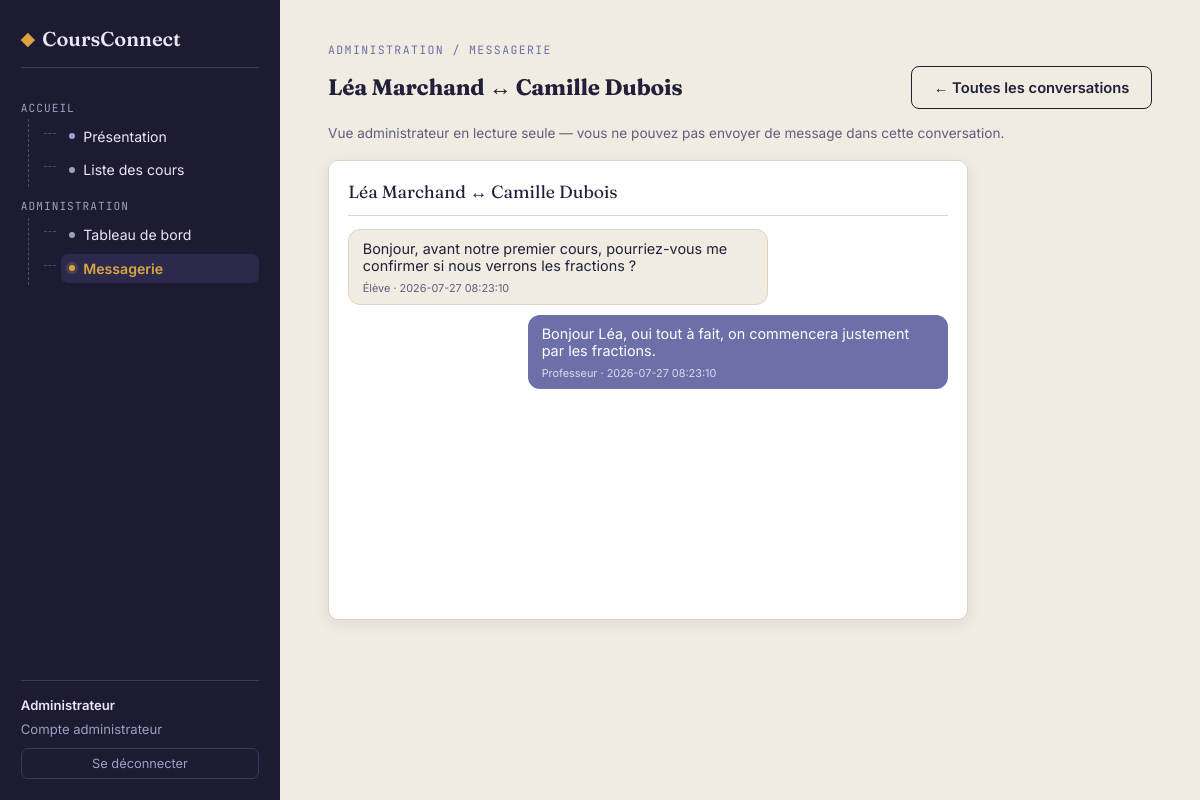
Page /admin/messagerie/4/2 (signed in) on the committed database.
### tables this page shows
CREATE TABLE users(
            id INTEGER PRIMARY KEY AUTOINCREMENT,
            name TEXT NOT NULL,
            email TEXT UNIQUE NOT NULL,
            password_hash TEXT NOT NULL,
            role TEXT NOT NULL CHECK(role IN ('admin', 'prof', 'etudiant')),
            bio TEXT,
            photo TEXT
        );

CREATE TABLE messages(
            id INTEGER PRIMARY KEY AUTOINCREMENT,
            sender_id INTEGER NOT NULL REFERENCES users(id) ON DELETE CASCADE,
            recipient_id INTEGER NOT NULL REFERENCES users(id) ON DELETE CASCADE,
            body TEXT NOT NULL,
            created_at TEXT NOT NULL DEFAULT CURRENT_TIMESTAMP,
            read_at TEXT
        );

### app.py (the view)
@app.route("/admin/messagerie/<int:student_id>/<int:teacher_id>")
@login_required(role="admin")
def admin_messagerie_thread(student_id, teacher_id):
    db = get_db()
    contact = db.execute(
        "SELECT * FROM contacts WHERE student_id = ? AND teacher_id = ?",
        (student_id, teacher_id),
    ).fetchone()
    if not contact:
        flash("Cette conversation n'existe pas.", "error")
        return redirect(url_for("admin_messagerie"))
    student = db.execute("SELECT * FROM users WHERE id = ?", (student_id,)).fetchone()
    teacher = db.execute("SELECT * FROM users WHERE id = ?", (teacher_id,)).fetchone()
    thread = db.execute(
        """
        SELECT * FROM messages
        WHERE (sender_id = ? AND recipient_id = ?) OR (sender_id = ? AND recipient_id = ?)
        ORDER BY id ASC
        """,
        (student_id, teacher_id, teacher_id, student_id),
    ).fetchall()
    return render_template(
        "admin_messagerie_thread.html", student=student, teacher=teacher, thread=thread
    )

### app.py (called while the page is built, shortened)
def get_db():
    if "db" not in g:
        g.db = sqlite3.connect(DB_PATH)
        g.db.row_factory = sqlite3.Row
        g.db.execute("PRAGMA foreign_keys = ON")
    return g.db

def current_user():
    user_id = session.get("user_id")
    if not user_id:
        return None
    return get_db().execute("SELECT * FROM users WHERE id = ?", (user_id,)).fetchone()

@app.context_processor
def inject_current_user():
    return {"current_user": current_user()}

def login_required(role=None):
    def decorator(view):
        @wraps(view)
        def wrapped(*args, **kwargs):
            user = current_user()
            return view(*args, **kwargs)
        return wrapped
    return decorator

@app.context_processor
def inject_unread_total():
    user = current_user()
    if user and user["role"] in ("prof", "etudiant"):
        total = get_db().execute(
            "SELECT COUNT(*) FROM messages WHERE recipient_id = ? AND read_at IS NULL",
            (user["id"],),
        ).fetchone()[0]
        return {"unread_messages_total": total}
    return {"unread_messages_total": 0}

### templates/admin_messagerie_thread.html
{% extends "base.html" %}
{% block content %}
  <span class="eyebrow">Administration / Messagerie</span>
  <div class="row-between" style="margin-bottom:1rem;">
    <h2 style="font-size:1.4rem;margin:0;">{{ student['name'] }} ↔ {{ teacher['name'] }}</h2>
    <a class="btn btn-outline" href="{{ url_for('admin_messagerie') }}">← Toutes les conversations</a>
  </div>
  <p style="color:var(--text-muted);font-size:0.85rem;margin:0 0 1.2rem;">
    Vue administrateur en lecture seule — vous ne pouvez pas envoyer de message dans cette conversation.
  </p>
  <div class="msg-thread card" style="max-width:640px;">
    <div class="msg-thread-header">{{ student['name'] }} ↔ {{ teacher['name'] }}</div>
    <div class="msg-bubbles">
      {% if thread %}
        {% for m in thread %}
          <div class="msg-bubble {{ 'mine' if m['sender_id'] == teacher['id'] else 'theirs' }}">
            <p>{{ m['body'] }}</p>
            <span class="msg-time">{{ 'Élève' if m['sender_id'] == student['id'] else 'Professeur' }} · {{ m['created_at'] }}</span>
          </div>
        {% endfor %}
      {% else %}
        <p class="slot-empty">Aucun message échangé pour l'instant.</p>
      {% endif %}
    </div>
  </div>
{% endblock %}

### templates/base.html (shortened to what this page needs)
<!DOCTYPE html>
<html lang="fr">
<head>
<link rel="stylesheet" href="{{ url_for('static', filename='style.css') }}">
</head>
<body>
<div class="app-shell">
<aside class="sidebar" id="sidebar">
<div class="brand"><span class="brand-mark">◆</span>CoursConnect</div>
<ul class="tree">
<li>
<span class="tree-group">Accueil</span>
<ul>
<li><a class="tree-link {{ 'active' if request.endpoint=='presentation' else '' }}" href="{{ url_for('presentation') }}"><span class="dot"></span>Présentation</a></li>
<li><a class="tree-link {{ 'active' if request.endpoint=='cours' else '' }}" href="{{ url_for('cours') }}"><span class="dot"></span>Liste des cours</a></li>
</ul>
</li>
{% if current_user and current_user['role'] == 'admin' %}
<li>
<span class="tree-group">Administration</span>
<ul>
<li><a class="tree-link {{ 'active' if request.endpoint=='admin_dashboard' else '' }}" href="{{ url_for('admin_dashboard') }}"><span class="dot"></span>Tableau de bord</a></li>
<li><a class="tree-link {{ 'active' if request.endpoint in ['admin_messagerie','admin_messagerie_thread'] else '' }}" href="{{ url_for('admin_messagerie') }}"><span class="dot"></span>Messagerie</a></li>
</ul>
</li>
{% endif %}
</ul>
<div class="session-box">
{% if current_user %}
<span class="who">{{ current_user['name'] }}</span>
<span style="display:block;margin-bottom:0.7rem;">{{ 'Compte professeur' if current_user['role']=='prof' else ('Compte étudiant' if current_user['role']=='etudiant' else 'Compte administrateur') }}</span>
<a class="btn-ghost-light" href="{{ url_for('deconnexion') }}">Se déconnecter</a>
{% else %}
<span style="display:block;margin-bottom:0.7rem;">Non connecté(e)</span>
<a class="btn-ghost-light" href="{{ url_for('connexion') }}">Se connecter</a>
{% endif %}
</div>
</aside>
<main class="content">
{% block content %}{% endblock %}
</main>
</div>
</body>
</html>

### rows in the picture
users: name "Administrateur", role "Compte administrateur"
users: name "Léa Marchand"
users: name "Camille Dubois"
messages: body "Bonjour, avant notre premier cours, pourriez-vous me confirmer si nous verrons les fractions ?", sender_id "Élève", created_at "2026-07-27 08:23:10"
messages: body "Bonjour Léa, oui tout à fait, on commencera justement par les fractions.", sender_id "Professeur", created_at "2026-07-27 08:23:10"
